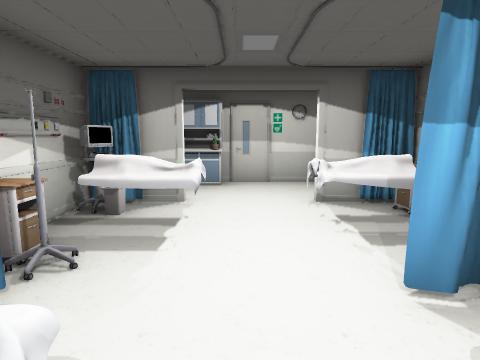
view 1 (above)

12 first-person views from a walk through a 3-D level made in the Unity game engine. The camera is 1.2 m above the floor, tilts 8° down and sees 75° across. The floor is counted in squares, 1 m on a side. Each view is taken from the middle of a square. On the plan, view 1 faces up. The plan holds only what a view shows up to about 13 squares ahead; the rest is blank. The player character is not drawn. Some animated figures are left out.

view 2
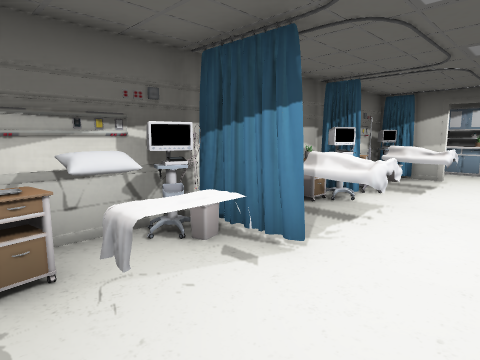

view 3
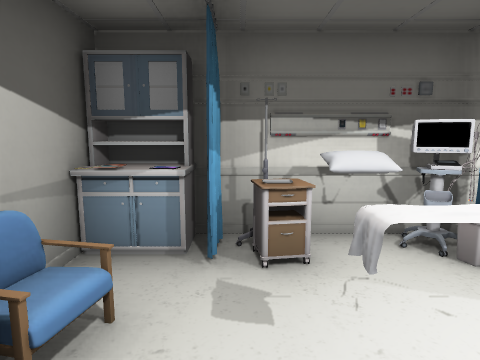

view 4
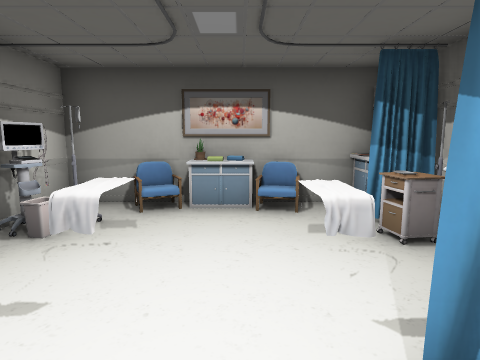

view 5
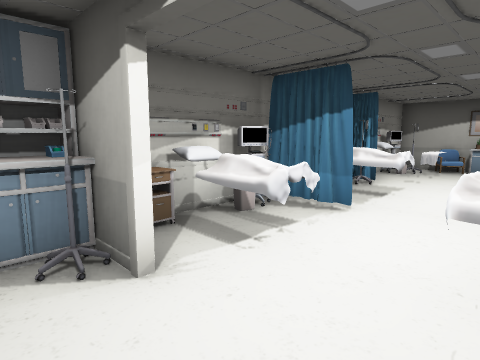

view 6
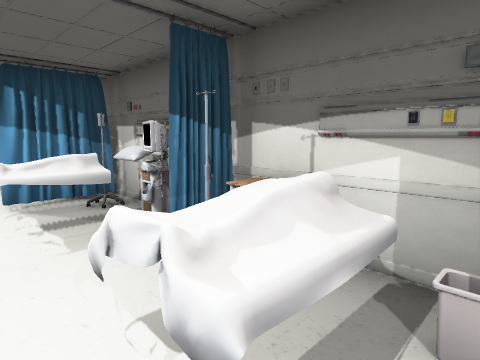

view 7
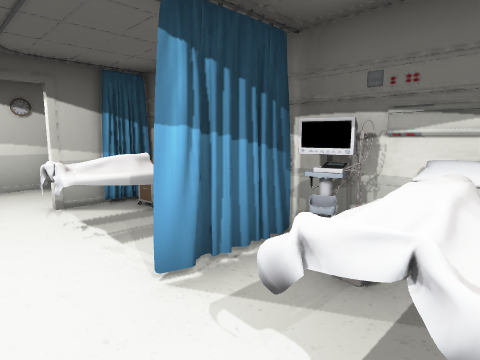

view 8
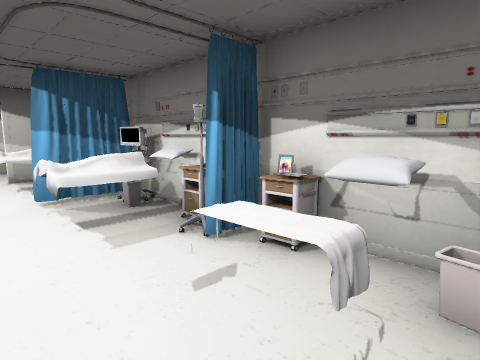

view 9
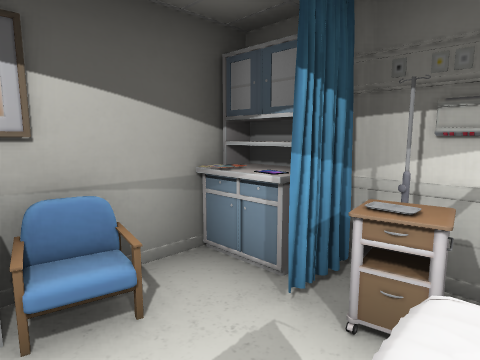

view 10
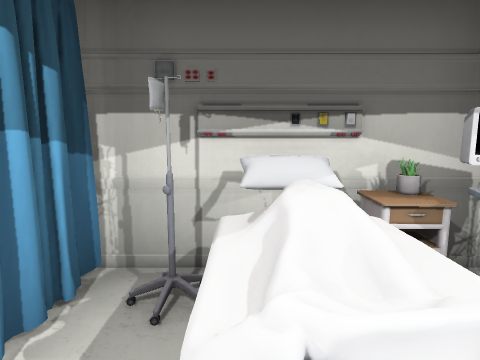

view 11
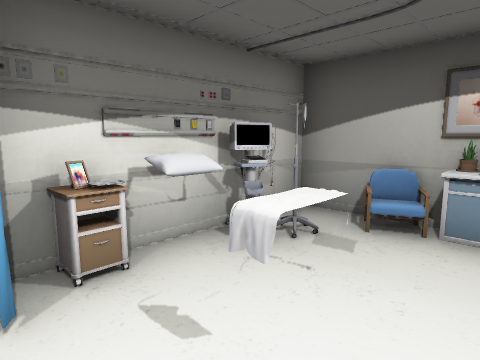

view 12
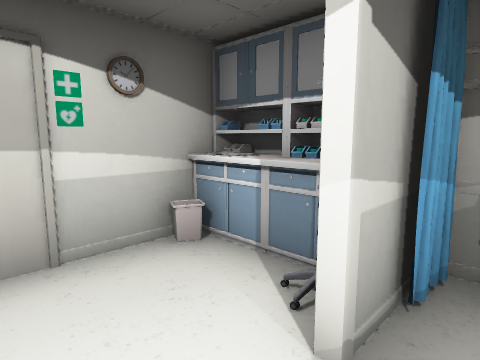

### Floor plan
Key: @ floor where view 1 was taken; # wall or solid block; . floor; = window, fence, low wall or low ledge; O other object.
Columns run from 3 left of view 1 to 3 right of it. Each row starts with its distance up from view 1.
  8   ###
  7   ...##
  6  O#.. O
  5 #O....
  4 ##=.#O#
  3 #O....
  2 #OO..O
  1 #O=.#=O
  0 #O=@##
 -1 #.O..#O
 -2 #O#..#O
 -3 # O.O#
 -4 #O...#
 -5 #OO###
 -6 #######

Where each view was taken, in squares from view 1:
view 1: 0 up, 0 right, facing up
view 2: 4 down, 1 right, facing up-left
view 3: 4 down, 1 right, facing left
view 4: 0 up, 0 right, facing down
view 5: 7 up, 1 left, facing down-right
view 6: 5 up, 0 right, facing down-left
view 7: 0 up, 0 right, facing up-right
view 8: 4 down, 0 right, facing up-right
view 9: 3 down, 0 right, facing down-left
view 10: 0 up, 0 right, facing left
view 11: 1 down, 0 right, facing down-right
view 12: 5 up, 0 right, facing up-right
